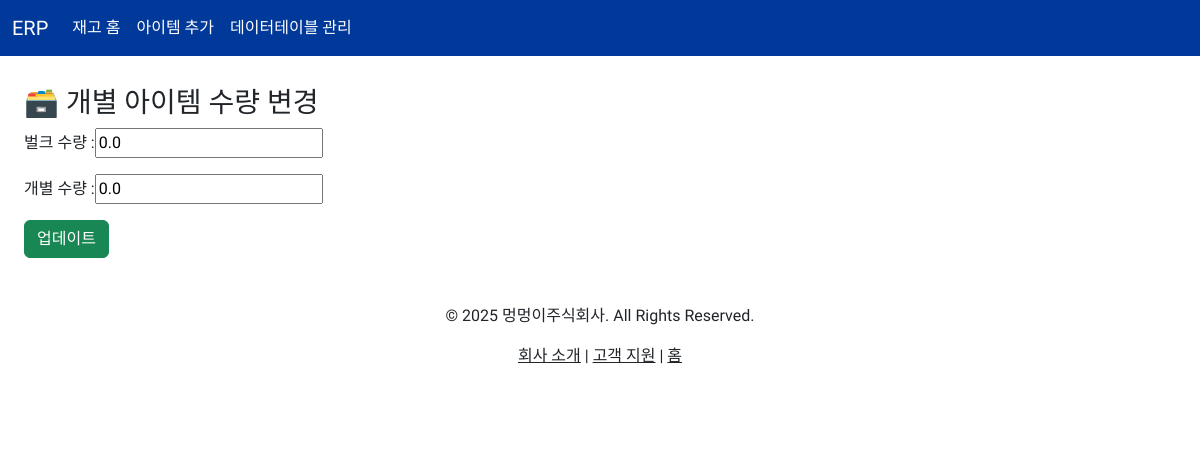
Before: /stock/update_item_each/266 with the older database file.
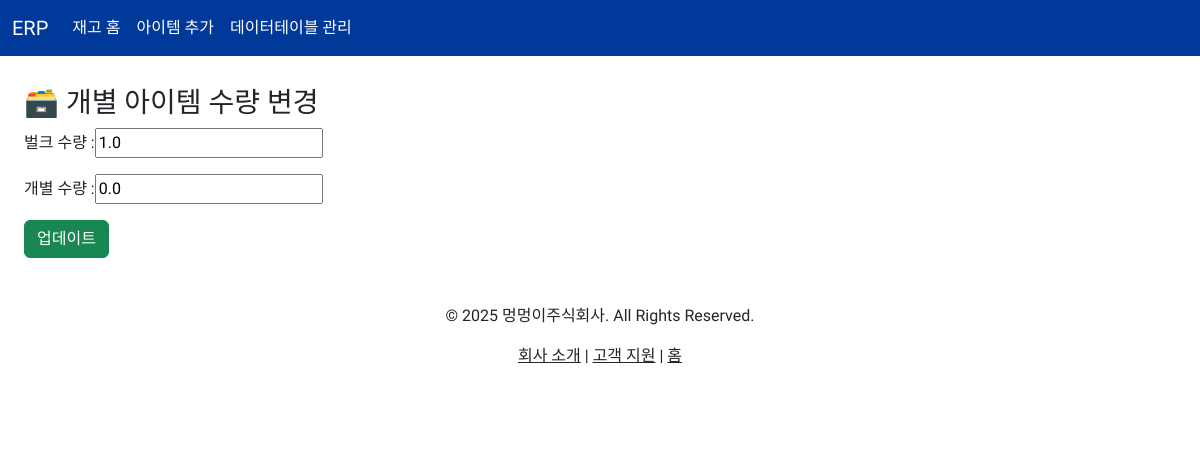
After: the same page with the newer database file.
### stock/models.py (models this page shows, shortened)
class Item(models.Model):
    TYPE_CHOICES = [
        ('dessert','dessert'),
        ('md','md'),
        ('seasonal','seasonal'),
        ('stock','stock'),
        ('syrup','syrup'),
        ('etc','etc')
    ]
    PLACE_CHOICES = [
        ('창고','창고'),
        ('냉장실','냉장실'),
        ('냉동실','냉동실'),
        ('뒷문','뒷문'),
        ('쇼케이스','쇼케이스'),
        ('캐비닛','캐비닛'),
        ('전시대','전시대'),
        ('앞문','앞문'),
        ('etc','etc'),
    ]
    itemCode = models.IntegerField(unique=True, null=True, blank=True, verbose_name='Code')
    typeOfItem = models.CharField(max_length=30, choices=TYPE_CHOICES ,verbose_name='Type')
    name = models.CharField(max_length=30,verbose_name='Name')
    units = models.IntegerField(default=0, verbose_name='Units')
    place = models.CharField(max_length=30, choices=PLACE_CHOICES ,verbose_name='Place')
    amountOfBulk = models.FloatField(default=0.0,verbose_name='Amount Of Bulk')
    amountOfEach = models.FloatField(default=0.0, verbose_name='Amount of Each')
    lastTimeSaved = models.DateTimeField(null=True, auto_now=True, verbose_name='Last Savetime')

### stock/views.py (the view)
# urls.py: path('update_item_each/<int:pk>',ItemAmountUpdateView.as_view(), name='update_amount_item'),
class ItemAmountUpdateView(UpdateView):
    model = Item
    fields = ['amountOfBulk','amountOfEach']
    template_name = 'stock/item_update_amount.html'
    success_url = reverse_lazy('stock:list')

### stock/templates/stock/item_update_amount.html (shortened to what this page needs)
{% extends "base.html" %}
{% block content %}
<div class='container'>
    <h3>🗃️ 개별 아이템 수량 변경</h3>
    <form method="post">
        <p><label for="{{ form.amountOfBulk.id_for_label }}">벌크 수량 : </label>{{form.amountOfBulk}}</p>
        <p><label for="{{ form.amountOfEach.id_for_label }}">개별 수량 : </label>{{form.amountOfEach}}</p>
        <input type="submit" class='btn btn-success' value="업데이트" name='submit'>
    </form>
</div>
{% endblock %}

Changed rows visible on the page:
changed Item: amountOfBulk "0.0" → "1.0"
